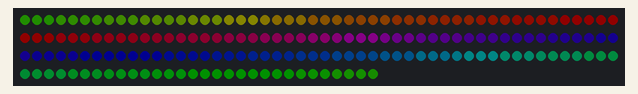
Recording of a sketch running on a simulated Arduino Uno, built with avr-gcc and run on an emulated ATmega328P. On the bench: 180 RGB LEDs in strip order, left to right, continuing on the next row. Dim RGB values are drawn brighter than linear.

Above: at 0.46 s.
At 5.27 s:
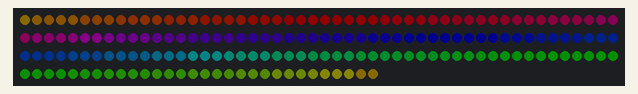
At 10.38 s:
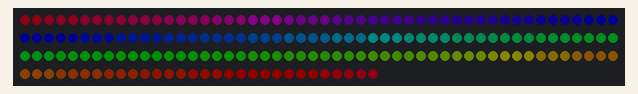
At 19.99 s:
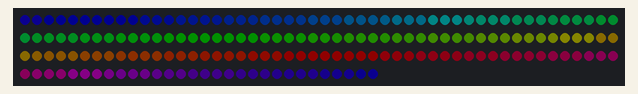
At 29.9 s:
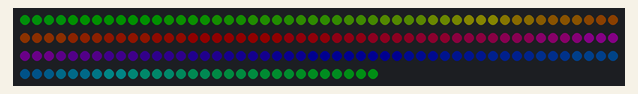
At 39.82 s:
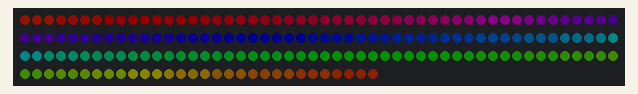

The sketch:

ramen_monster.ino
```cpp
#include <Adafruit_NeoPixel.h>
#include <math.h>
//#include "ResetButton.h"

#define PIN            6
#define NUMPIXELS      180
#define BATCH          9
#define SWITCH_PIN     10
#define BREATHE        1


// sda -> green -> A4
// scl -> blue -> A5

Adafruit_NeoPixel strip = Adafruit_NeoPixel(NUMPIXELS, PIN, NEO_GRB + NEO_KHZ800);
int delay_cnt = 120; //3000/256 = 12
int mySwitch;

void setup()
{
  strip.begin();
  strip.show();
  pinMode (SWITCH_PIN, INPUT_PULLUP);

  //SetupResetButton();
  Serial.begin(9600);
  delay(10);
  Serial.println();/*
  Serial.print("Reset.sketchMode = "); Serial.println(gResetSafeMemory.sketchMode);
  Serial.print("Reset.pushButton = "); Serial.println(gResetSafeMemory.pushButton);
  Serial.print("Reset.resetCount = "); Serial.println(gResetSafeMemory.resetCount);
  Serial.print("Reset.uptimePrev = "); Serial.println(gResetSafeMemory.uptimePrev);
  */
}

void loop() {
  //breathe();
  //rainbow(20);
  rainbowCycle(1);
  //fade();
  /*
  mySwitch = gResetSafeMemory.resetCount % 2;
  Serial.println(mySwitch);
  if (mySwitch == BREATHE) {
    Serial.println("breathe");
    breathe();
  } else {
    Serial.println("nine");
    nine();
  }*/
}

void fade() {
  fade_in();
  Serial.println("waiting...\n");
  delay(1000);
  fade_out();
  Serial.println("waiting...\n");
  delay(1000);
}


void breathe() {
  brighten();
  Serial.println("waiting...\n");
  delay(1000);
  darken();
  Serial.println("waiting...\n");
  delay(1000);
}

void nine() {
  for (int i = 0; i <= ceil(NUMPIXELS/BATCH); i++) {
    //if (digitalRead(SWITCH_PIN) == BREATHE) return;
    //if ((gResetSafeMemory.resetCount % 2) == BREATHE) return;
    int pixelStart = (i*BATCH);
    int pixelEnd = pixelStart + BATCH - 1;
    String s = String();
    Serial.println(s+"setting pixel from " + pixelStart + " to " + pixelEnd);
    for (int j = pixelStart; j <= pixelEnd; j++) {
      //Serial.println(j);
      strip.setBrightness(255);
      strip.setPixelColor(j, strip.Color(255, 255, 255));
    }
    strip.show();
    delay(1000);
    color(255, 255, 255, 0);
    strip.show();
    delay(250);
  }
}


void fade_in() {
  for (int i = 0; i <= 12; i++) {
    //color(0, 203, 152, 16); // turquoise
    // to color(191, 255, 0, i); // light green
    int r = i*16;
    int g = ceil(152+i*8.6);
    int b = ceil(16-i*1.3);
    color(r, g, b, 16);
    strip.show();
    delay(delay_cnt);
  }
}
void fade_out() {
  for (int i = 0; i <= 12; i++) {
    //color(191, 255, 0, i); // light green
    //to color(0, 203, 152, 16); // turquoise
    int r = 191-i*16;
    int g = ceil(255-i*9);
    int b = ceil(i*1.3);
    color(r, g, b, 16);

    strip.show();
    delay(delay_cnt);
  }
}


// 0 to 255
void brighten() {
  for (int i = 4; i <= 16; i++) {
    //if (digitalRead(SWITCH_PIN) != BREATHE) return;
    //if ((gResetSafeMemory.resetCount %2) != BREATHE) return;
    //color(255, 255, 255, i);
    //color(127, 0, 255, i); // white purple
    //color(191, 255, 0, i); // light green
    //color(0, 203, 152, i); // turquoise
    color(0, 203, 101, i); // turquoise green
    strip.show();
    //Serial.println(i);
    delay(delay_cnt);
  }
}

// 255 to 0
void darken() {
  for (int i = 16; i >= 4; i--) {
    //if (digitalRead(SWITCH_PIN) != BREATHE) return;
    //if ((gResetSafeMemory.resetCount %2) != BREATHE) return;
    //color(255, 255, 255, i);
    //color(127, 0, 255, i); // white purple
   // color(191, 255, 0, i); // light green
    //color(0, 203, 152, i); // turquoise
    color(0, 203, 101, i); // turquoise green
    strip.show();
    //Serial.println(i);
    delay(delay_cnt);
  }
}

void white() {
  strip.Color(255, 255, 255);
}

void color(int cred, int cgreen, int cblue, int brightness) {
  strip.setBrightness(brightness);
  for (int i = 0; i < NUMPIXELS; i++) {
    strip.setPixelColor(i, strip.Color(cred, cgreen, cblue));
  }
}

//-----------------------
void rainbow(uint8_t wait) {
  uint16_t i, j;
  strip.setBrightness(16);
  for(j=0; j<256; j++) {
    for(i=0; i<strip.numPixels(); i++) {
      strip.setPixelColor(i, Wheel((i+j) & 255));
    }
    strip.show();
    delay(wait);
  }
}
void rainbowCycle(uint8_t wait) {
  uint16_t i, j;
  strip.setBrightness(16);
  for(j=0; j<256*5; j++) { // 5 cycles of all colors on wheel
    for(i=0; i< strip.numPixels(); i++) {
      strip.setPixelColor(i, Wheel(((i * 256 / strip.numPixels()) + j) & 255));
    }
    strip.show();
    delay(wait);
  }
}
uint32_t Wheel(byte WheelPos) {
  if(WheelPos < 85) {
   return strip.Color(WheelPos * 3, 255 - WheelPos * 3, 0);
  } else if(WheelPos < 170) {
   WheelPos -= 85;
   return strip.Color(255 - WheelPos * 3, 0, WheelPos * 3);
  } else {
   WheelPos -= 170;
   return strip.Color(0, WheelPos * 3, 255 - WheelPos * 3);
  }
}
```
